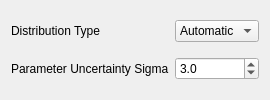
                     <widget class="QWidget" name="Bayesian_tab">
                      <attribute name="title">
                       <string>Bayesian</string>
                      </attribute>
                      <layout class="QGridLayout" name="gridLayout_56">
                       <item row="0" column="0">
                        <widget class="QLabel" name="label_9">
                         <property name="toolTip">
                          <string>&lt;html&gt;&lt;head/&gt;&lt;body&gt;&lt;p&gt;Automatic makes rate constants a uniform distribution and rate parameters Gaussian&lt;/p&gt;&lt;/body&gt;&lt;/html&gt;</string>
                         </property>
                         <property name="text">
                          <string>Distribution Type</string>
                         </property>
                        </widget>
                       </item>
                       <item row="1" column="1">
                        <widget class="QDoubleSpinBox" name="bayes_unc_sigma_box">
                         <property name="decimals">
                          <number>1</number>
                         </property>
                         <property name="minimum">
                          <double>0.000000000000000</double>
                         </property>
                         <property name="maximum">
                          <double>10.000000000000000</double>
                         </property>
                         <property name="value">
                          <double>3.000000000000000</double>
                         </property>
                        </widget>
                       </item>
                       <item row="0" column="1">
                        <widget class="QComboBox" name="bayes_dist_type_box">
                         <item>
                          <property name="text">
                           <string>Automatic</string>
                          </property>
                         </item>
                         <item>
                          <property name="text">
                           <string>Gaussian</string>
                          </property>
                         </item>
                         <item>
                          <property name="text">
                           <string>Uniform</string>
                          </property>
                         </item>
                        </widget>
                       </item>
                       <item row="1" column="0">
                        <widget class="QLabel" name="label_10">
                         <property name="toolTip">
                          <string>&lt;html&gt;&lt;head/&gt;&lt;body&gt;&lt;p&gt;How many Sigma the parameter uncertainty represents&lt;/p&gt;&lt;/body&gt;&lt;/html&gt;</string>
                         </property>
                         <property name="text">
                          <string>Parameter Uncertainty Sigma</string>
                         </property>
                        </widget>
                       </item>
                      </layout>
                     </widget>
